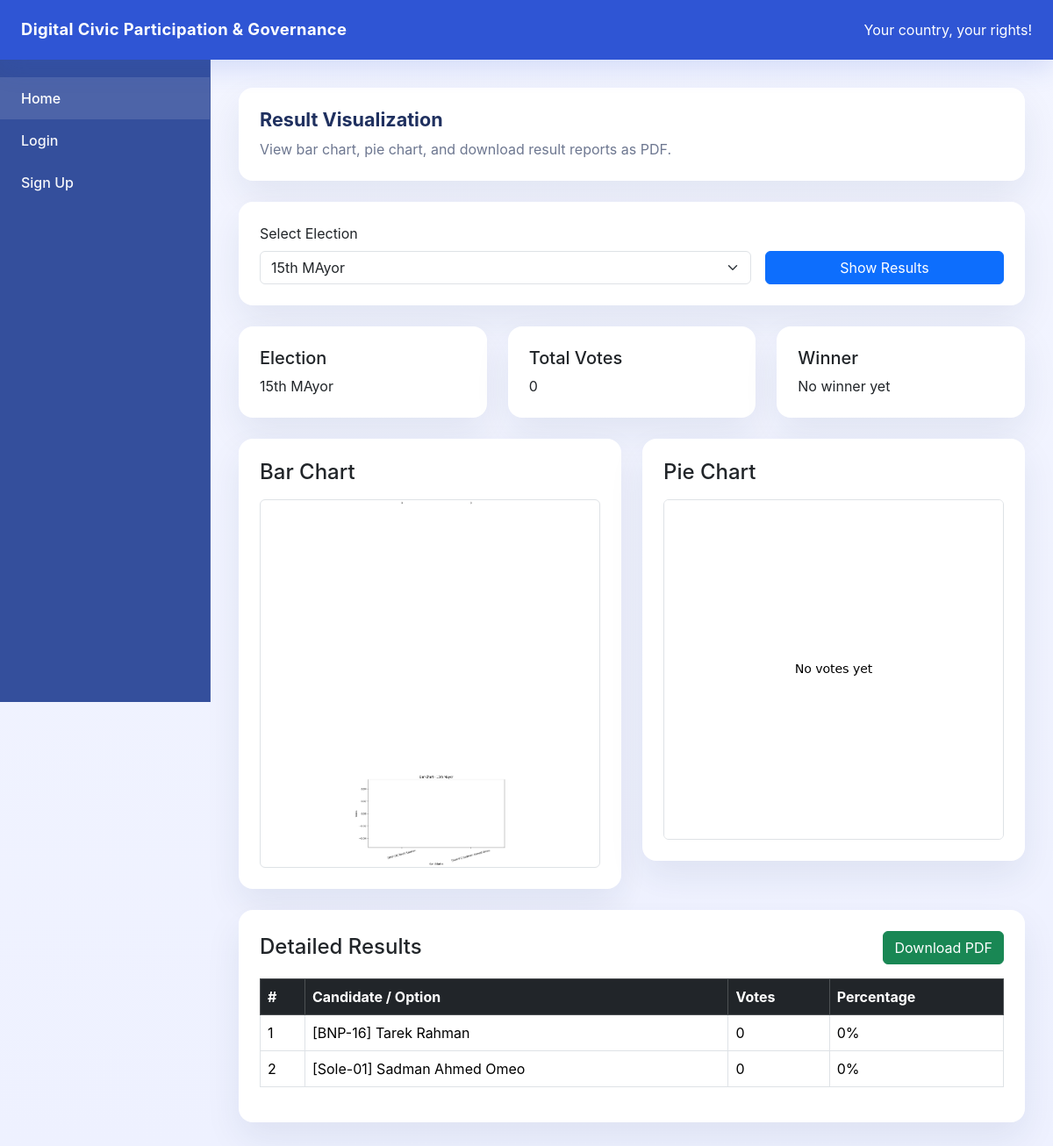
The app's page /results/ with its own data.
### models/election_creation.py (models this page shows)
class ElectionCreation(db.Model):
    __tablename__ = "election_creation"
    id = db.Column(db.Integer, primary_key=True)
    title = db.Column(db.String(200), nullable=False)
    description = db.Column(db.String(500), nullable=False)
    type = db.Column(db.String(50), nullable = False, default = "Local")
    start_time = db.Column(db.String(50), nullable=False)  # added for election start reminder
    deadline = db.Column(db.String(50), nullable=False)
    result_published = db.Column(db.Boolean, default=False, nullable=False)  # added for result published notification
    start_notified = db.Column(db.Boolean, default=False, nullable=False)  # added to avoid duplicate start notifications
    end_notified = db.Column(db.Boolean, default=False, nullable=False)  # added to avoid duplicate end notifications
    result_notified = db.Column(db.Boolean, default=False, nullable=False)  # added to avoid duplicate result notifications
    options = db.relationship(
        "VotingOption",
        backref="election",
        cascade="all, delete-orphan",
        lazy=True
    )

class VotingOption(db.Model):
    __tablename__ = "voting_option"
    id = db.Column(db.Integer, primary_key=True)
    option_text = db.Column(db.String(200), nullable=False)
    election_id = db.Column(
        db.Integer,
        db.ForeignKey("election_creation.id"),
        nullable=False
    )
    vote_count = db.Column(db.Integer, default=0, nullable=False)

### routes/results.py (the view)
@result_bp.route("/")
def results_page():
    elections = ElectionCreation.query.order_by(ElectionCreation.id.desc()).all()
    selected_election_id = request.args.get("election_id", type=int)
    if not selected_election_id and elections:
        selected_election_id = elections[0].id
    selected_election = None
    options = []
    total_votes = 0
    winner = None
    if selected_election_id:
        selected_election, options, labels, votes = get_election_data(selected_election_id)
        if selected_election:
            total_votes = sum(votes)
            if options and total_votes > 0:
                winner = max(options, key=lambda option: option.vote_count or 0)
    return render_template(
        "results.html",
        elections=elections,
        selected_election=selected_election,
        options=options,
        total_votes=total_votes,
        winner=winner
    )

### app.py (called while the page is built, shortened)
@app.context_processor
def inject_notification_count():
    unread_notification_count = 0
    current_user = None  # added
    voter_id = session.get("user_id")
    return dict(unread_notification_count=unread_notification_count, current_user=current_user)

### routes/results.py (called while the page is built)
def get_election_data(election_id):
    election = ElectionCreation.query.get(election_id)
    if not election:
        return None, [], [], []
    options = VotingOption.query.filter_by(election_id=election_id).all()
    labels = [option.option_text for option in options]
    votes = [option.vote_count or 0 for option in options]
    return election, options, labels, votes

### templates/results.html
{% extends "base.html" %}
{% block content %}
<div class="row g-4">
    <div class="col-12">
        <div class="card card-smooth p-4">
            <div class="d-flex flex-column flex-md-row justify-content-between align-items-start gap-3">
                <div>
                    <h1 class="section-title mb-2">Result Visualization</h1>
                    <p class="page-intro mb-0">View bar chart, pie chart, and download result reports as PDF.</p>
                </div>
            </div>
        </div>
    </div>
    <div class="col-12">
        <div class="card card-smooth">
            <div class="card-body p-4">
                <form method="GET" action="{{ url_for('result_bp.results_page') }}">
                    <div class="row g-3 align-items-end">
                        <div class="col-md-8">
                            <label class="form-label">Select Election</label>
                            <select name="election_id" class="form-select" required>
                                {% for election in elections %}
                                    <option value="{{ election.id }}"
                                        {% if selected_election and selected_election.id == election.id %}selected{% endif %}>
                                        {{ election.title }}
                                    </option>
                                {% endfor %}
                            </select>
                        </div>
                        <div class="col-md-4">
                            <button type="submit" class="btn btn-primary w-100">Show Results</button>
                        </div>
                    </div>
                </form>
            </div>
        </div>
    </div>
    {% if selected_election %}
        <div class="col-md-4">
            <div class="card card-smooth">
                <div class="card-body p-4">
                    <h5 class="mb-2">Election</h5>
                    <p class="mb-0">{{ selected_election.title }}</p>
                </div>
            </div>
        </div>
        <div class="col-md-4">
            <div class="card card-smooth">
                <div class="card-body p-4">
                    <h5 class="mb-2">Total Votes</h5>
                    <p class="mb-0">{{ total_votes }}</p>
                </div>
            </div>
        </div>
        <div class="col-md-4">
            <div class="card card-smooth">
                <div class="card-body p-4">
                    <h5 class="mb-2">Winner</h5>
                    <p class="mb-0">
                        {% if winner %}
                            {{ winner.option_text }}
                        {% else %}
                            No winner yet
                        {% endif %}
                    </p>
                </div>
            </div>
        </div>
        <div class="col-lg-6">
            <div class="card card-smooth">
                <div class="card-body p-4">
                    <h4 class="mb-3">Bar Chart</h4>
                    <div class = "text-center">
                        <img
                            src="{{ url_for('result_bp.bar_chart', election_id=selected_election.id) }}?ts={{ selected_election.id }}-{{ total_votes }}"
                            alt="Bar Chart"
                            class="img-fluid rounded border"
                            style="width: 100%; max-height: 420px; object-fit: contain; background: white;"
                        >
                    </div>
                </div>
            </div>
        </div>
        <div class="col-lg-6">
            <div class="card card-smooth">
                <div class="card-body p-4">
                    <h4 class="mb-3">Pie Chart</h4>
                    <div class = "text-center">
                        <img
                            src="{{ url_for('result_bp.pie_chart', election_id=selected_election.id) }}?ts={{ selected_election.id }}-{{ total_votes }}"
                            alt="Pie Chart"
                            class="img-fluid rounded border"
                            style="width: 100%; max-height: 420px; object-fit: contain; background: white;"
                        >
                    </div>
                </div>
            </div>
        </div>
        <div class="col-12">
            <div class="card card-smooth">
                <div class="card-body p-4">
                    <div class="d-flex justify-content-between align-items-center mb-3">
                        <h4 class="mb-0">Detailed Results</h4>
                        <a href="{{ url_for('result_bp.download_pdf', election_id=selected_election.id) }}"
                           class="btn btn-success">
                            Download PDF
                        </a>
                    </div>
                    {% if options %}
                        <div class="table-responsive">
                            <table class="table table-bordered table-hover align-middle">
                                <thead class="table-dark">
                                    <tr>
                                        <th>#</th>
                                        <th>Candidate / Option</th>
                                        <th>Votes</th>
                                        <th>Percentage</th>
                                    </tr>
                                </thead>
                                <tbody>
                                    {% for option in options %}
                                        <tr>
                                            <td>{{ loop.index }}</td>
                                            <td>{{ option.option_text }}</td>
                                            <td>{{ option.vote_count }}</td>
                                            <td>
                                                {% if total_votes > 0 %}
                                                    {{ ((option.vote_count / total_votes) * 100) | round(2) }}%
                                                {% else %}
                                                    0%
                                                {% endif %}
                                            </td>
                                        </tr>
                                    {% endfor %}
                                </tbody>
                            </table>
                        </div>
                    {% else %}
                        <div class="alert alert-light border mb-0">
                            No options found for this election.
                        </div>
                    {% endif %}
                </div>
            </div>
        </div>
    {% endif %}
</div>
{% endblock %}

### templates/base.html (style rules this page uses)
:root { --brand: #2f55d4; --brand-soft: #edf0ff; --surface: #ffffff; --surface-soft: #f4f6ff; --text: #1f305f; --muted: #6d7790; }
body { margin: 0; min-height: 100vh; background: linear-gradient(180deg, #f3f5ff 0%, #eef1ff 100%); font-family: Inter, system-ui, -apple-system, BlinkMacSystemFont, "Segoe UI", sans-serif; color: var(--text); }
.card-smooth { border: 0; border-radius: 1rem; background: var(--surface); box-shadow: 0 18px 40px rgba(23, 45, 92, 0.08); }
.section-title { font-size: 1.35rem; font-weight: 700; margin-bottom: 1.25rem; color: var(--text); }
.page-intro { color: var(--muted); margin-bottom: 1.75rem; }

### records on screen
ElectionCreation: title "15th MAyor"
VotingOption: option_text "[BNP-16] Tarek Rahman", vote_count "0"
VotingOption: option_text "[Sole-01] Sadman Ahmed Omeo", vote_count "0"

### other values on screen
{{ total_votes }} "0"
form field election_id "15th MAyor"
